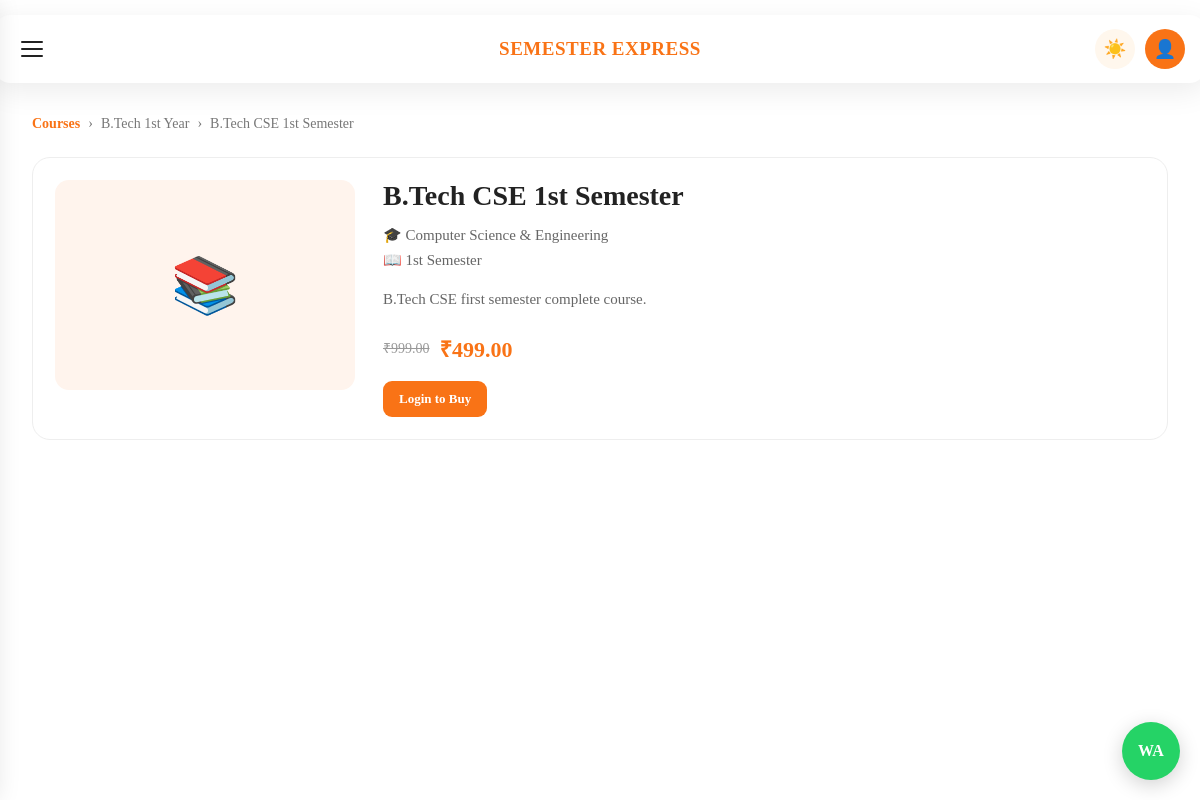
The app's page /courses/course/1/ with its own data.
### courses/models.py (models this page shows, shortened)
class Course(models.Model):
    collection = models.ForeignKey(
        Collection,
        on_delete=models.CASCADE,
        related_name="courses"
    )
    name = models.CharField(max_length=200)
    branch = models.CharField(
        max_length=150,
        blank=True
    )
    semester = models.CharField(
        max_length=50,
        blank=True
    )
    description = models.TextField(blank=True)
    image = models.ImageField(
        upload_to="courses/",
        blank=True,
        null=True
    )
    price = models.DecimalField(
        max_digits=10,
        decimal_places=2,
        default=0
    )
    original_price = models.DecimalField(
        max_digits=10,
        decimal_places=2,
        default=0
    )
    is_paid = models.BooleanField(default=True)
    is_active = models.BooleanField(default=True)
    created_at = models.DateTimeField(auto_now_add=True)
    class Meta:
        ordering = ["name"]

class Collection(models.Model):
    name = models.CharField(max_length=200)
    description = models.TextField(blank=True)
    image = models.ImageField(
        upload_to="collections/",
        blank=True,
        null=True
    )
    is_active = models.BooleanField(default=True)
    created_at = models.DateTimeField(auto_now_add=True)
    class Meta:
        ordering = ["name"]

### courses/views.py (the view)
def course_detail(request, course_id):
    course = get_object_or_404(
        Course,
        id=course_id,
        is_active=True
    )
    has_access = check_course_access(
        request,
        course
    )
    context = {
        "course": course,
        "has_access": has_access,
    }
    return render(
        request,
        "courses/course_detail.html",
        context
    )

### courses/views.py (called while the page is built)
def check_course_access(request, course):
    if not course.is_paid:
        return True
    if not request.user.is_authenticated:
        return False
    return Purchase.objects.filter(
        user=request.user,
        course=course,
        payment_status="paid"
    ).exists()

### templates/courses/course_detail.html (shortened to what this page needs)
{% load static %}
<!DOCTYPE html>
<html lang="en">
<head>
    <link rel="stylesheet" href="{% static 'css/style.css' %}">
    <link rel="stylesheet" href="{% static 'css/dashboard.css' %}">
    <link rel="stylesheet" href="{% static 'css/responsive.css' %}">
</head>
<body>
<header class="top-header">
    <button
        type="button"
        class="menu-btn"
        id="menuBtn"
    >
        <span></span>
        <span></span>
        <span></span>
    </button>
    <div class="logo">
        SEMESTER EXPRESS
    </div>
    <div class="header-right">
        <button
            type="button"
            class="theme-btn"
            id="themeBtn"
        >
        </button>
        <a
            href="{% url 'dashboard:profile' %}"
            class="profile-btn"
        >
            👤
        </a>
    </div>
</header>
    <main class="dashboard-main">
        <div class="breadcrumb">
            <a href="{% url 'courses:collections' %}">
                Courses
            </a>
            <span>›</span>
            <span>
                {{ course.collection.name }}
            </span>
            <span>›</span>
            <span>
                {{ course.name }}
            </span>
        </div>
        <section class="course-detail-header">
            <div class="course-detail-image">
                {% if course.image %}
                    <img
                        src="{{ course.image.url }}"
                        alt="{{ course.name }}"
                    >
                {% else %}
                    <div class="course-image-placeholder">
                        📚
                    </div>
                {% endif %}
            </div>
            <div class="course-detail-info">
                <h1>
                    {{ course.name }}
                </h1>
                {% if course.branch %}
                    <p>
                        🎓 {{ course.branch }}
                    </p>
                {% endif %}
                {% if course.semester %}
                    <p>
                        📖 {{ course.semester }}
                    </p>
                {% endif %}
                {% if course.description %}
                    <p class="course-detail-description">
                        {{ course.description }}
                    </p>
                {% endif %}
{% if course.is_paid %}
    <div class="course-price">
        {% if course.original_price %}
            <span class="course-original-price">
                ₹{{ course.original_price }}
            </span>
        {% endif %}
        <strong>
            ₹{{ course.price }}
        </strong>
    </div>
{% else %}
    <strong class="free-label">
        FREE
    </strong>
{% endif %}
                {% if course.is_paid %}
                    {% if has_access %}
                        <a
                            href="{% url 'courses:course_learning' course.id %}"
                            class="course-button"
                        >
                            Open Course
                        </a>
                    {% else %}
                        <a
                            href="{% url 'account_login' %}?next={% url 'payments:buy_course' course.id %}"
                            class="course-button"
                        >
                            Login to Buy
                        </a>
                    {% endif %}
                {% endif %}
            </div>
        </section>
    </main>
    <a
        href="https://chat.whatsapp.com/DHzkH2NvlEI9miAnLLJ3BN"
        class="whatsapp-button"
    >
    </a>
</body>
</html>

### static/css/style.css (style rules this page uses)
.course-image-placeholder { width: 100%; height: 100%; display: flex; align-items: center; justify-content: center; font-size: 55px; background: #fff4ed; }
.course-price { display: flex; align-items: center; gap: 10px; margin: 18px 0; }
.course-price strong { color: #f97316; font-size: 22px; }
.course-original-price { color: #999; text-decoration: line-through; font-size: 14px; }
.course-detail-header { display: grid; grid-template-columns: 300px 1fr; gap: 28px; background: #fff; border: 1px solid #eeeeee; border-radius: 18px; padding: 22px; margin-bottom: 30px; }
.course-detail-image { width: 100%; height: 210px; border-radius: 14px; overflow: hidden; background: #f5f5f5; }
.course-detail-info h1 { margin: 0 0 14px; font-size: 28px; color: #222; }
.course-detail-info > p { margin: 7px 0; color: #666; font-size: 15px; }
.course-detail-description { margin-top: 18px !important; line-height: 1.7; }
.course-detail-info .course-price { margin-top: 20px; }

### static/css/dashboard.css (style rules this page uses)
.top-header { position: fixed; top: 15px; left: 50%; transform: translateX(-50%); width: calc(100% - 30px); max-width: 1200px; height: 68px; background: #ffffff; border-radius: 18px; display: flex; align-items: center; justify-content: space-between; padding: 0 22px; box-shadow: 0 8px 30px rgba(0, 0, 0, 0.08); z-index: 100; }
.menu-btn { width: 42px; height: 42px; border: none; background: transparent; display: flex; flex-direction: column; justify-content: center; gap: 5px; cursor: pointer; }
.menu-btn span { display: block; width: 22px; height: 2px; background: #222; border-radius: 10px; }
.logo { position: absolute; left: 50%; transform: translateX(-50%); font-size: 19px; font-weight: 800; letter-spacing: 0.5px; color: #f97316; }
.header-right { display: flex; align-items: center; gap: 10px; }
.theme-btn { width: 40px; height: 40px; border: none; border-radius: 50%; background: #fff7ed; cursor: pointer; font-size: 18px; }
.profile-btn { width: 40px; height: 40px; border-radius: 50%; background: #f97316; color: white; display: flex; align-items: center; justify-content: center; text-decoration: none; font-size: 18px; }
.course-button { display: inline-block; padding: 10px 16px; background: #f97316; color: #ffffff; border-radius: 9px; text-decoration: none; font-size: 13px; font-weight: 600; }
.whatsapp-button { position: fixed; right: 20px; bottom: 20px; width: 58px; height: 58px; border-radius: 50%; background: #25D366; color: white; display: flex; align-items: center; justify-content: center; text-decoration: none; font-size: 0; box-shadow: 0 5px 20px rgba(0, 0, 0, 0.18); z-index: 900; }
.whatsapp-button::after { content: "WA"; font-size: 16px; font-weight: 700; }
.header-right { margin-left: auto; display: flex; align-items: center; gap: 10px; }
.dashboard-main { width: 100%; box-sizing: border-box; }
.dashboard-main { width: 100%; max-width: 1200px; margin: 0 auto; padding: 25px 24px 60px; box-sizing: border-box; }
.dashboard-main .breadcrumb { display: flex; align-items: center; flex-wrap: wrap; gap: 8px; margin-bottom: 22px; margin-top: 80px; color: #777; font-size: 14px; line-height: 1.6; }
.dashboard-main .breadcrumb a { color: #f97316; text-decoration: none; font-weight: 600; }

### records on screen
Course: collection.name "B.Tech 1st Year", name "B.Tech CSE 1st Semester", branch "Computer Science & Engineering", semester "1st Semester", description "B.Tech CSE first semester complete course.", original_price "999.00", price "499.00"
